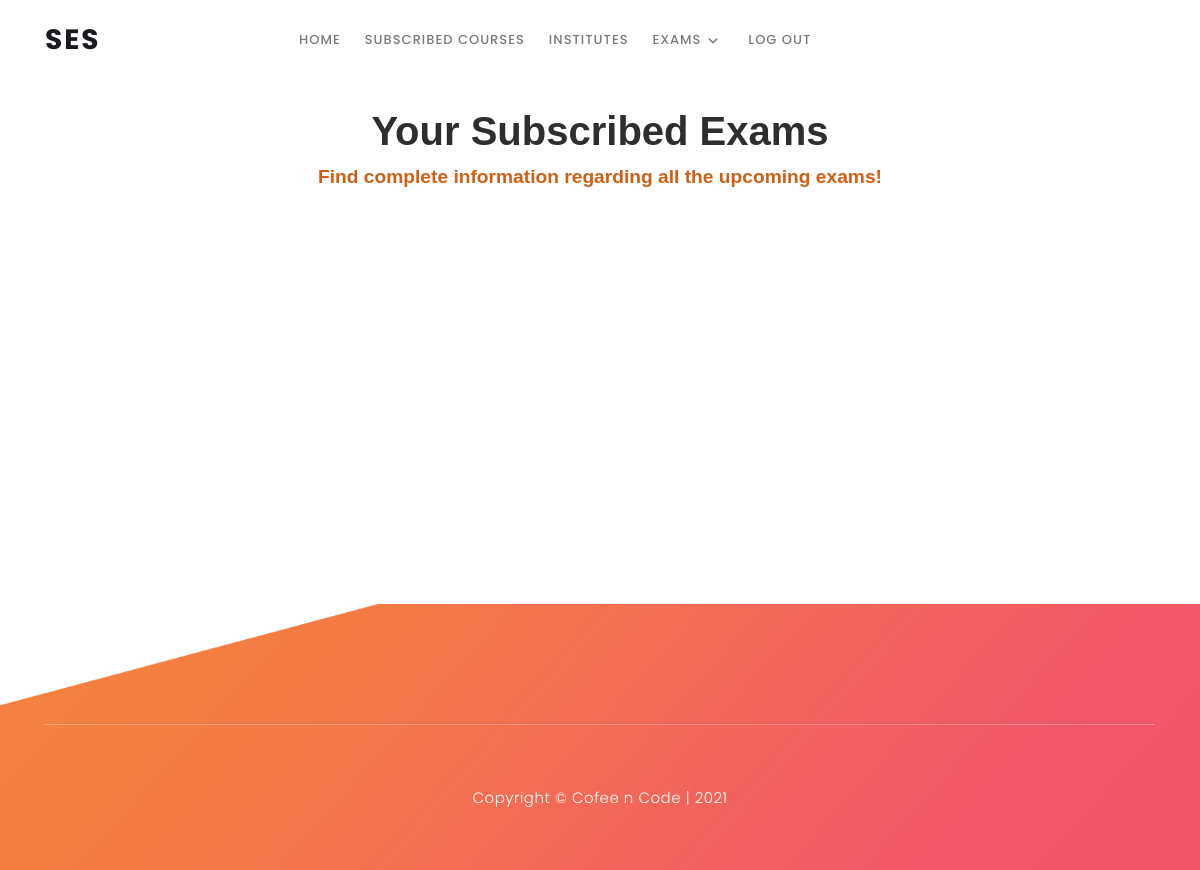
Before: /main/subscribed (signed in) with the older database file.
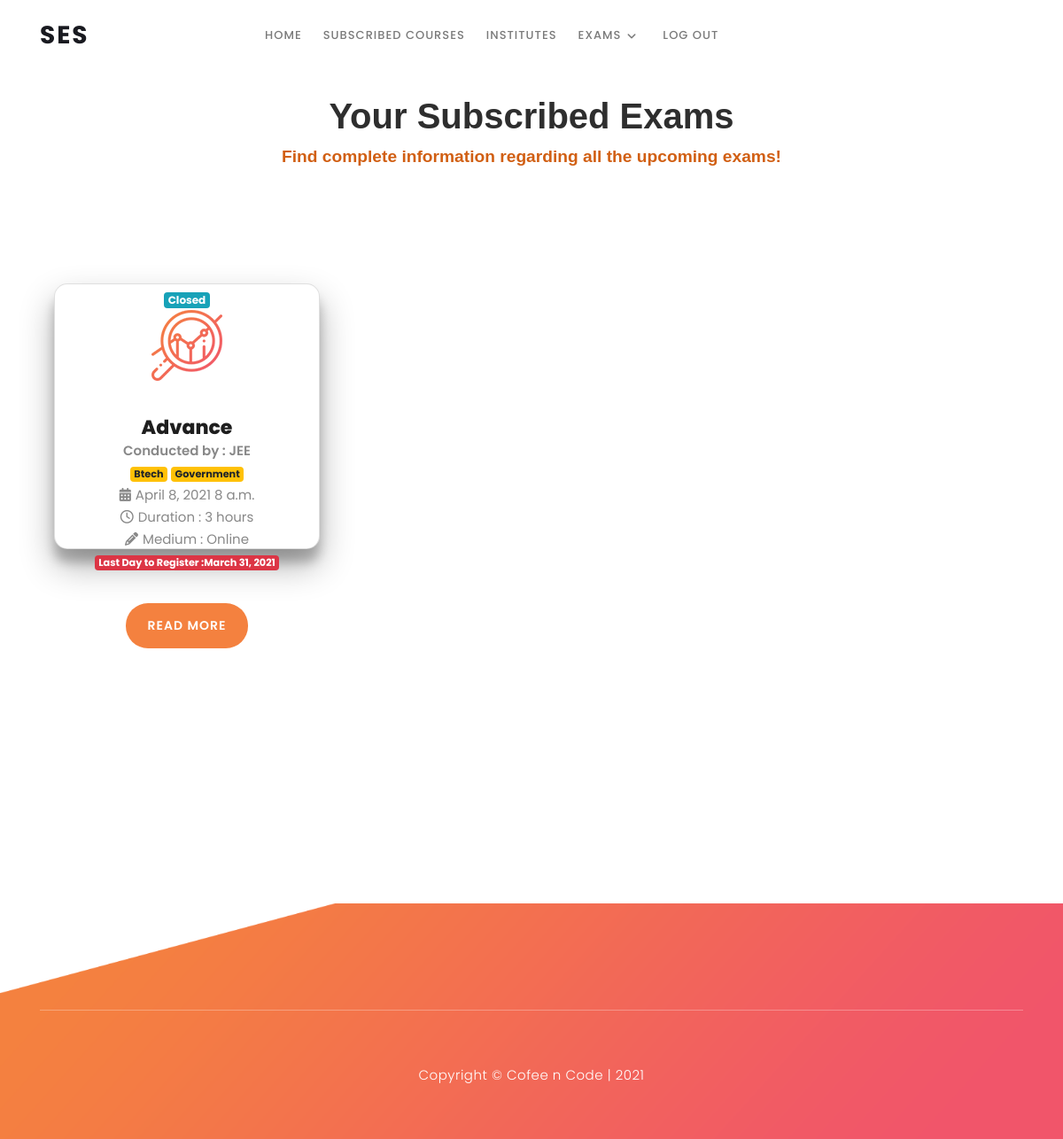
After: the same page with the newer database file.
### mainapp/models.py (models this page shows, shortened)
class Exam(models.Model):
    name = models.CharField(max_length=500)
    reg_link = models.CharField(max_length=2000)
    date = models.DateField(blank = True, default=timezone.now())
    time = models.TimeField(blank=True,default='20:00')
    duration = models.IntegerField(default=0, blank= True)
    medium = models.CharField(max_length=10, choices=exam_type)
    institute = models.ForeignKey(Institute, on_delete=models.CASCADE)
    rules_pdf = models.FileField(upload_to='uploads/',blank=True)
    syllabus_pdf = models.FileField(upload_to='uploads/',blank=True)
    marking_scheme = models.FileField(upload_to='uploads/',blank=True)
    extra_details = models.CharField(blank=True, max_length=2000)
    student = models.ManyToManyField(User,blank=True)
    is_govt = models.BooleanField(default=False)
    last_day_register = models.DateField(default=timezone.now())
    degree = models.CharField(max_length=20,default='-')
    youtube_link = models.CharField(max_length=2000,blank=True)
    youtube_link2 = models.CharField(max_length=2000,blank=True)
    youtube_link3 = models.CharField(max_length=2000,blank=True)
    def get_left_days(self):
            delta =  self.date - timezone.now().date()
            return delta.days

class Institute(models.Model):
    name = models.CharField(max_length=100)
    address = models.CharField(max_length=100,blank=True)
    email = models.CharField(max_length=100)
    contact = models.CharField(max_length=20,blank=True)
    domain = models.CharField(max_length=50)
    region = models.CharField(max_length=20,blank=True,default='')
    created = models.DateTimeField(default=timezone.now)
    student = models.ManyToManyField(User,blank=True)
    is_email_active = models.BooleanField(default=True)
    password = models.CharField(max_length=250, blank = True)

### mainapp/views.py (the view)
# urls.py: path('subscribed', views.subscriptions, name='subscriptions'),
def subscriptions(request):
    if not request.user.is_authenticated:
        return redirect('errorpage')
    exam_obj = Exam.objects.all()
    exam_obj = exam_obj.filter(student=request.user)
    context = {
        'title' : 'My Subscriptions',
        'exam_obj':exam_obj
    }
    return render(request,'mainapp/subscribed.html',context)

### mainapp/templatetags/getdays.py (called while the page is built)
@register.filter
def get_days(obj):
    return obj.get_left_days()

### mainapp/templates/mainapp/subscribed.html (shortened to what this page needs)
{% include 'mainapp/header.html' %}
{% load static %}
{% load getdays %}
     <div class="row">
        <div class="col-12 pageheading">
            <div class="page-title">Your Subscribed Exams</div>
            <div class="subh">Find complete information regarding all the upcoming exams!</div>
        </div>
    </div>
     <section class="section" id="about">
        <div class="container">
                <div class="row">
                    {% for obj in exam_obj %}
                    <div class="col-lg-4 col-md-6 col-sm-12 col-xs-12"
                        data-scroll-reveal="enter left move 30px over 0.6s after 0.4s">
                        <div class="features-item card card-5" style="margin-bottom: 100px;">
                            {% if  obj|get_days  > 0 %}
                          <span class="badge badge-info"> {{ obj|get_days }} Days to go ! </span>
                          {% else %}
                          <span class="badge badge-info"> Closed </span>
                          {% endif %}
                            <div class="features-icon">
                                <img src="assets/images/features-icon-1.png" alt="">
                                <h5>{{obj.name}}</h5>
                                <p style="font-weight: 600;"> Conducted by : {{ obj.institute.name }} </p>
                                <p> <span class="badge badge-warning">{{ obj.degree }}</span> <span class="badge badge-warning"> {% if obj.is_govt == True %} Government {% else %} Private {% endif %}<span>
                                <p><i class="fa fa-calendar" style="padding-right: 5px;"> </i>{{obj.date}}  {{obj.time}} </p>
                                <p><i class="fa fa-clock-o" style="padding-right: 5px;"> </i>Duration : {{obj.duration}} hours</p>
                                <p><i class="fa fa-pencil" style="padding-right: 5px;"> </i>Medium : {{obj.medium}}</p>
                                <p><span class="badge badge-danger"> Last Day to Register :{{obj.last_day_register}} </span></p>
                                <a href="{% url 'view_exam' obj.id %}" class="main-button" style="margin-bottom: 80px;">
                                    Read More
                                </a>
                            </div>
                        </div>
                    </div>
                    {% endfor %}
            </div>
        </div>
    </section>
    <footer id="contact-us">
        <div class="container">
            <div class="row">
                <div class="col-lg-12">
                    <div class="sub-footer">
                        <p>Copyright &copy; Cofee n Code
                        | 2021</p>
                    </div>
                </div>
            </div>
        </div>
    </footer>
</body>
</html>

### mainapp/templates/mainapp/header.html (shortened to what this page needs)
{% load static %}
<!DOCTYPE html>
<html lang="en">
<head>
    <link rel="stylesheet" type="text/css" href="{% static 'mainapp/assets/css/bootstrap.min.css' %}">
    <link rel="stylesheet" type="text/css" href="{% static 'mainapp/assets/css/font-awesome.css' %}">
    <link rel="stylesheet" href="{% static 'mainapp/assets/css/templatemo-lava.css' %}">
    <link rel="stylesheet" href="{% static 'mainapp/assets/css/owl-carousel.css' %}">
    <link rel="stylesheet" href="{% static 'mainapp/mycustom.css' %}">
</head>
<body>
      <header class="header-area header-sticky">
        <div class="container">
            <div class="row">
                <div class="col-12">
                    <nav class="main-nav">
                        <a href="{% url 'index'%}" class="logo">
                            SES
                        </a>
                        <ul class="nav">
                            <li class="scroll-to-section"><a href="{% url 'index'%}">Home</a></li>
                            <li ><a href="{% url 'subscriptions' %}" >Subscribed Courses</a>
                                <li ><a href="{% url 'institutes' %}" >Institutes</a>
                            </li>
                            <li class="submenu">
                                <a href="javascript:;">Exams</a>
                            </li>
                            <li class="scroll-to-section"><a href="{% url 'main_logout' %}">Log out</a></li>
                    </nav>
                </div>
            </div>
        </div>
    </header>

### mainapp/static/mainapp/assets/css/templatemo-lava.css (style rules this page uses)
html, body, div, span, applet, object, iframe, h1, h2, h3, h4, h5, h6, p, blockquote, div pre, a, abbr, acronym, address, big, cite, code, del, dfn, em, font, img, ins, kbd, q, s, samp, small, strike, strong, sub, sup, tt, var, b, u, i, center, dl, dt, dd, ol, ul, li, figure, header, nav, section, article, aside, footer, figcaption { margin: 0; padding: 0; border: 0; outline: 0; }
ul, li { padding: 0; margin: 0; list-style: none; }
header, nav, section, article, aside, footer, hgroup { display: block; }
* { box-sizing: border-box; }
html, body { font-family: 'Poppins', sans-serif; font-weight: 400; background-color: #fff; font-size: 16px; -ms-text-size-adjust: 100%; -webkit-font-smoothing: antialiased; -moz-osx-font-smoothing: grayscale; }
a { text-decoration: none !important; }
h1, h2, h3, h4, h5, h6 { margin-top: 0px; margin-bottom: 0px; }
ul { margin-bottom: 0px; }
p { font-size: 15px; line-height: 25px; color: #888; }
html, body { background: #fff; font-family: 'Poppins', sans-serif; }
a.main-button { font-size: 14px; border-radius: 25px; padding: 15px 25px; background-color: #f4813f; text-transform: uppercase; color: #fff; font-weight: 600; letter-spacing: 1px; -webkit-transition: all 0.3s ease 0s; -moz-transition: all 0.3s ease 0s; -o-transition: all 0.3s ease 0s; transition: all 0.3s ease 0s; }
.header-area { position: absolute; top: 0px; left: 0px; right: 0px; z-index: 100; height: 100px; -webkit-transition: all .5s ease 0s; -moz-transition: all .5s ease 0s; -o-transition: all .5s ease 0s; transition: all .5s ease 0s; }
.header-area .main-nav { min-height: 80px; background: transparent; }
.header-area .main-nav .logo { line-height: 80px; color: #191a20; font-size: 28px; font-weight: 700; text-transform: uppercase; letter-spacing: 2px; float: left; -webkit-transition: all 0.3s ease 0s; -moz-transition: all 0.3s ease 0s; -o-transition: all 0.3s ease 0s; transition: all 0.3s ease 0s; }
.header-area .main-nav .nav { float: left; margin-top: 27px; margin-left: 15%; margin-right: 0px; background-color: #fff; padding: 0px 20px; -webkit-transition: all 0.3s ease 0s; -moz-transition: all 0.3s ease 0s; -o-transition: all 0.3s ease 0s; transition: all 0.3s ease 0s; position: relative; z-index: 999; }
.header-area .main-nav .nav li { padding-left: 20px; padding-right: 20px; }
.header-area .main-nav .nav li a { display: block; font-weight: 500; font-size: 13px; color: #7a7a7a; text-transform: uppercase; -webkit-transition: all 0.3s ease 0s; -moz-transition: all 0.3s ease 0s; -o-transition: all 0.3s ease 0s; transition: all 0.3s ease 0s; height: 40px; line-height: 40px; border: transparent; letter-spacing: 1px; }
.header-area .main-nav .nav li.submenu { position: relative; padding-right: 35px; }
.header-area .main-nav .nav li.submenu:after { font-family: FontAwesome; content: "\f107"; font-size: 12px; color: #7a7a7a; position: absolute; right: 18px; top: 12px; }
.header-area.header-sticky { min-height: 80px; }
.header-area.header-sticky .nav { margin-top: 20px !important; }
@media (max-width: 1200px) { .header-area .main-nav .nav li { padding-left: 12px; padding-right: 12px; } }
@media (max-width: 1200px) { .header-area .main-nav:before { display: none; } }
@media (min-width: 992px) { .header-area .main-nav .nav { display: flex !important; } }
#about { padding: 100px 0px; position: relative; z-index: 9; }
.features-item { border-radius: 5px; padding: 5px 5px; text-align: center; box-shadow: 0px 0px 10px rgba(0,0,0,0.1); }
.features-item img { z-index: 10; position: relative; max-width: 100%; margin-bottom: 40px; }
.features-item h5 { margin-top: 0px; font-size: 22px; color: #1e1e1e; font-weight: 800; }
.features-item .main-button { margin-top: 35px; display: inline-block; }
footer { margin-top: 200px; padding-top: 120px; background-image: url(../images/footer-bg.png); background-repeat: no-repeat; background-position: center center; background-size: cover; width: 100%; }
footer .sub-footer { padding: 60px 0px; border-top: 1px solid rgba(250,250,250,0.3); text-align: center; }
footer .sub-footer p { color: #fff; font-size: 15px; font-weight: 300; letter-spacing: 0.5px; }

Changed rows visible on the page:
added Exam: shows "Closed", name "Advance", institute.name "JEE", degree "Btech", is_govt "Government", date "April 8, 2021", time "8 a.m.", duration "3", medium "Online", last_day_register "March 31, 2021"
